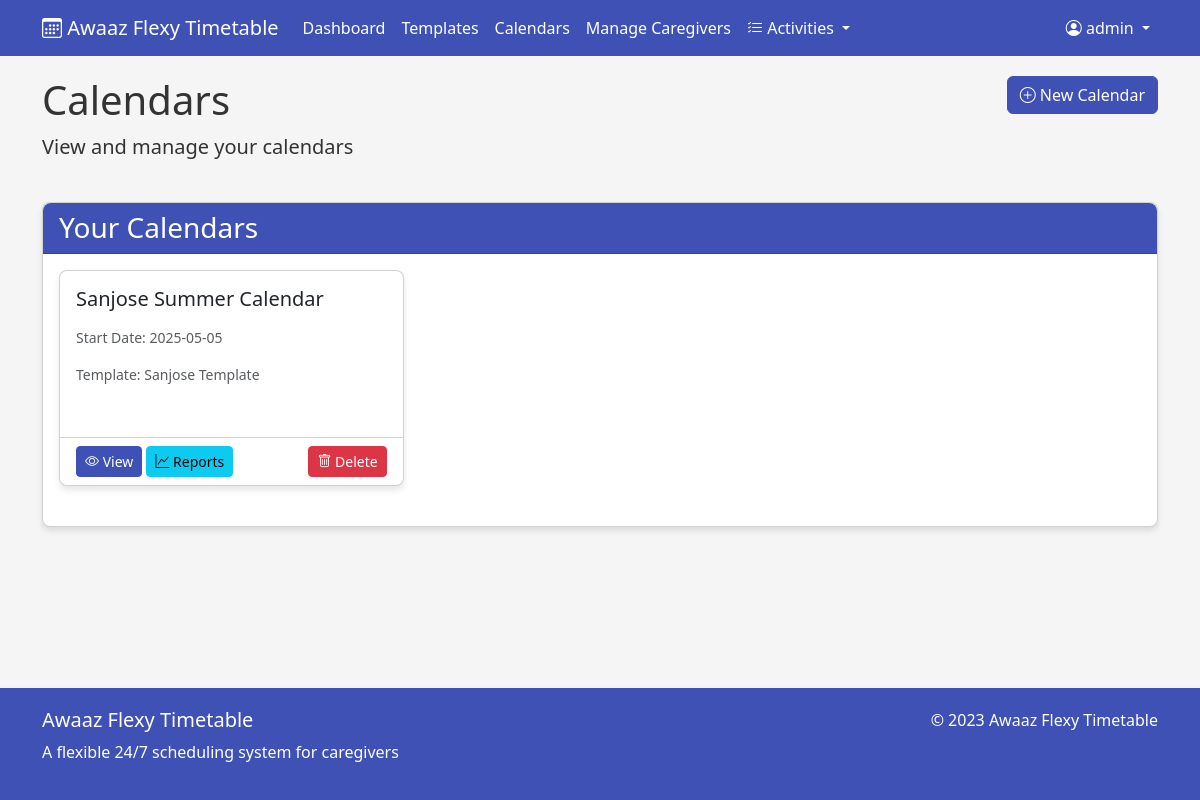
The page /calendars (signed in) on the database as committed earlier.
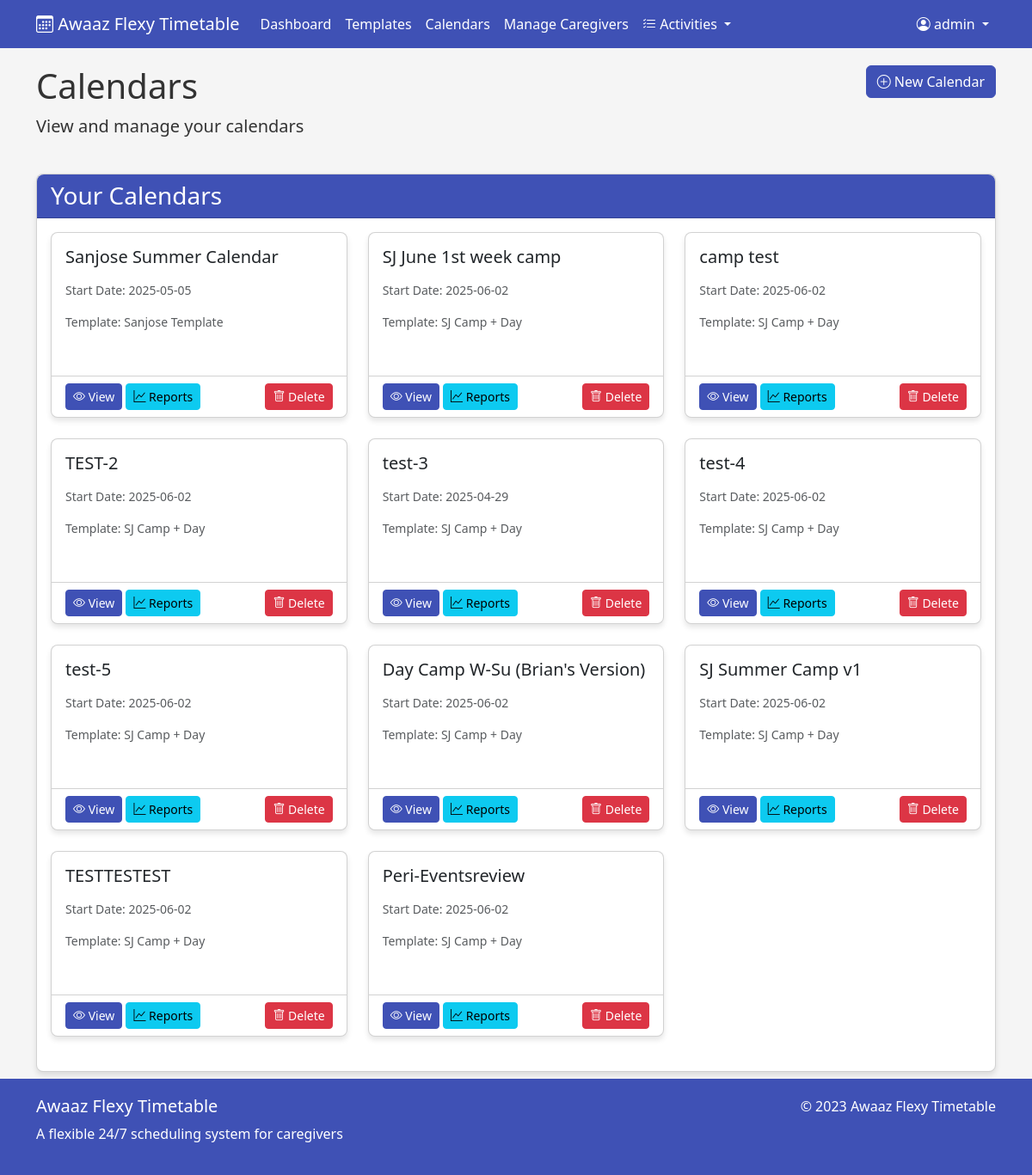
The same page on the database as committed later.
### app/models.py (models this page shows, shortened)
class Calendar(db.Model):
    id = db.Column(db.Integer, primary_key=True)
    name = db.Column(db.String(100), nullable=False)
    description = db.Column(db.Text)
    template_id = db.Column(db.Integer, db.ForeignKey('template.id'), nullable=False)
    start_date = db.Column(db.Date, nullable=False)
    created_by = db.Column(db.Integer, db.ForeignKey('user.id'), nullable=False)
    created_at = db.Column(db.DateTime, default=datetime.utcnow)
    shifts = db.relationship('Shift', backref='calendar', lazy=True,
                            primaryjoin="Calendar.id==Shift.calendar_id")
    checklist_items = db.relationship('ChecklistItem', backref='calendar', lazy=True,
                                    primaryjoin="Calendar.id==ChecklistItem.calendar_id")

class Template(db.Model):
    id = db.Column(db.Integer, primary_key=True)
    name = db.Column(db.String(100), nullable=False)
    description = db.Column(db.Text)
    created_by = db.Column(db.Integer, db.ForeignKey('user.id'), nullable=False)
    created_at = db.Column(db.DateTime, default=datetime.utcnow)
    shifts = db.relationship('Shift', backref='template', lazy=True,
                            primaryjoin="and_(Template.id==Shift.template_id, Shift.calendar_id==None)")
    checklist_items = db.relationship('ChecklistItem', backref='template', lazy=True,
                                    primaryjoin="and_(Template.id==ChecklistItem.template_id, ChecklistItem.calendar_id==None)")
    calendars = db.relationship('Calendar', backref='template', lazy=True)

### app/main.py (the view)
@app.route('/calendars')
@login_required
def list_calendars():
    calendars = Calendar.query.all()
    return render_template('calendars/list.html', calendars=calendars)

### app/main.py (called while the page is built)
@login_manager.user_loader
def load_user(user_id):
    return User.query.get(int(user_id))

### app/templates/calendars/list.html (shortened to what this page needs)
{% extends "base.html" %}
{% block content %}
<div class="row mb-4">
    <div class="col-md-8">
        <h1>Calendars</h1>
        <p class="lead">View and manage your calendars</p>
    </div>
    <div class="col-md-4 text-end">
        <a href="{{ url_for('new_calendar') }}" class="btn btn-primary">
            <i class="bi bi-plus-circle"></i> New Calendar
        </a>
    </div>
</div>
<div class="row">
    <div class="col-md-12">
        <div class="card">
            <div class="card-header">
                <h3 class="mb-0">Your Calendars</h3>
            </div>
            <div class="card-body">
                {% if calendars %}
                <div class="row">
                    {% for calendar in calendars %}
                    <div class="col-md-6 col-lg-4 mb-4">
                        <div class="card h-100">
                            <div class="card-body">
                                <h5 class="card-title">{{ calendar.name }}</h5>
                                <p class="text-muted small">Start Date: {{ calendar.start_date.strftime('%Y-%m-%d') }}</p>
                                <p class="text-muted small">Template: {{ calendar.template.name }}</p>
                            </div>
                            <div class="card-footer bg-transparent">
                                <div class="d-flex justify-content-between align-items-center">
                                    <div>
                                        <a href="{{ url_for('view_calendar', id=calendar.id) }}" class="btn btn-sm btn-primary">
                                            <i class="bi bi-eye"></i> View
                                        </a>
                                        <a href="{{ url_for('calendar_reports', id=calendar.id) }}" class="btn btn-sm btn-info">
                                            <i class="bi bi-graph-up"></i> Reports
                                        </a>
                                    </div>
                                    <button type="button" class="btn btn-sm btn-danger delete-calendar-btn"
                                            data-bs-toggle="modal" data-bs-target="#deleteCalendarModal"
                                            data-calendar-id="{{ calendar.id }}"
                                            data-calendar-name="{{ calendar.name }}">
                                        <i class="bi bi-trash"></i> Delete
                                    </button>
                                </div>
                            </div>
                        </div>
                    </div>
                    {% endfor %}
                </div>
                {% endif %}
            </div>
        </div>
    </div>
</div>
{% endblock %}

Rows that differ between the two databases and show on the page:
added Calendar: name "SJ June 1st week camp", start_date "2025-06-02", template.name "SJ Camp + Day"
added Calendar: name "camp test", start_date "2025-06-02", template.name "SJ Camp + Day"
added Calendar: name "TEST-2", start_date "2025-06-02", template.name "SJ Camp + Day"
added Calendar: name "test-3", start_date "2025-04-29", template.name "SJ Camp + Day"
added Calendar: name "test-4", start_date "2025-06-02", template.name "SJ Camp + Day"
added Calendar: name "test-5", start_date "2025-06-02", template.name "SJ Camp + Day"
added Calendar: name "Day Camp W-Su (Brian's Version)", start_date "2025-06-02", template.name "SJ Camp + Day"
added Calendar: name "SJ Summer Camp v1", start_date "2025-06-02", template.name "SJ Camp + Day"
added Calendar: name "TESTTESTEST", start_date "2025-06-02", template.name "SJ Camp + Day"
added Calendar: name "Peri-Eventsreview", start_date "2025-06-02", template.name "SJ Camp + Day"
